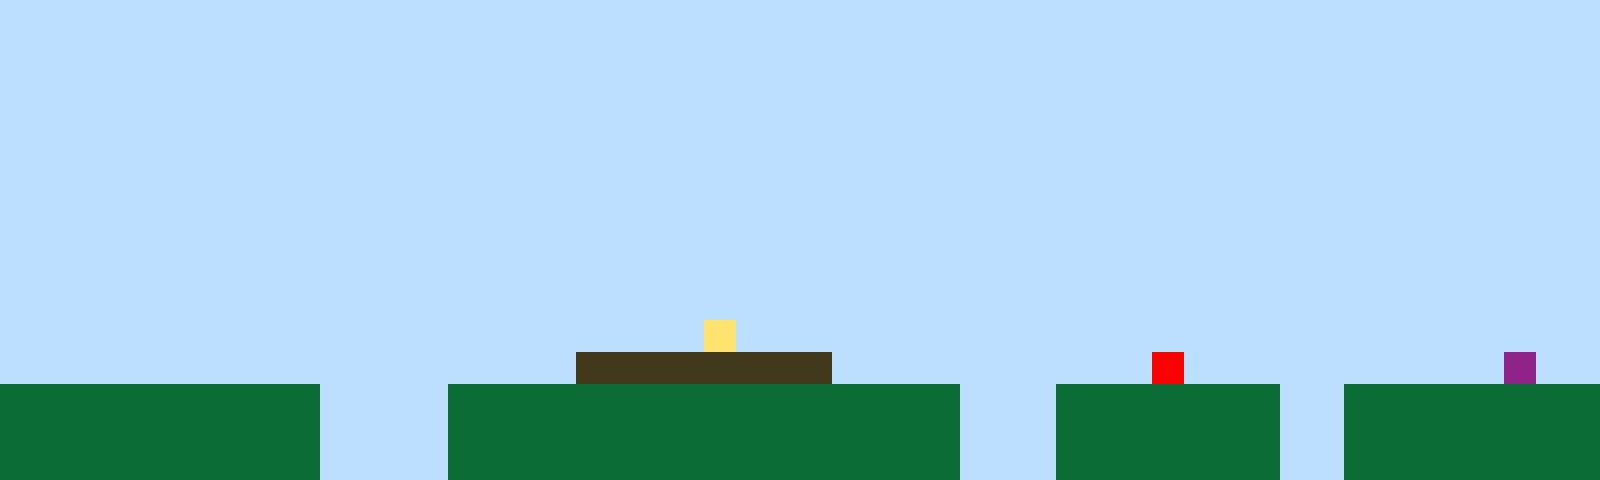

This game map was drawn from its Tiled (.tmx) file and the tilesets committed beside it. A one-line description and the full map source follow:
An orthogonal 50x15 tile map with 32x32 px tiles, 1 tile layer (Tile Layer 1).

<map version="1.10" tiledversion="1.11.2" orientation="orthogonal" renderorder="right-up" width="50" height="15" tilewidth="32" tileheight="32" infinite="0" nextlayerid="2" nextobjectid="1"><editorsettings><export target="map1.csv" format="csv" /></editorsettings><tileset firstgid="1" name="sprites" tilewidth="32" tileheight="32" tilecount="6" columns="3"><image source="sprites.png" width="96" height="64" /></tileset><layer id="1" name="Tile Layer 1" width="50" height="15"><data encoding="csv">1,1,1,1,1,1,1,1,1,1,1,1,1,1,1,1,1,1,1,1,1,1,1,1,1,1,1,1,1,1,1,1,1,1,1,1,1,1,1,1,1,1,1,1,1,1,1,1,1,1,1,1,1,1,1,1,1,1,1,1,1,1,1,1,1,1,1,1,1,1,1,1,1,1,1,1,1,1,1,1,1,1,1,1,1,1,1,1,1,1,1,1,1,1,1,1,1,1,1,1,1,1,1,1,1,1,1,1,1,1,1,1,1,1,1,1,1,1,1,1,1,1,1,1,1,1,1,1,1,1,1,1,1,1,1,1,1,1,1,1,1,1,1,1,1,1,1,1,1,1,1,1,1,1,1,1,1,1,1,1,1,1,1,1,1,1,1,1,1,1,1,1,1,1,1,1,1,1,1,1,1,1,1,1,1,1,1,1,1,1,1,1,1,1,1,1,1,1,1,1,1,1,1,1,1,1,1,1,1,1,1,1,1,1,1,1,1,1,1,1,1,1,1,1,1,1,1,1,1,1,1,1,1,1,1,1,1,1,1,1,1,1,1,1,1,1,1,1,1,1,1,1,1,1,1,1,1,1,1,1,1,1,1,1,1,1,1,1,1,1,1,1,1,1,1,1,1,1,1,1,1,1,1,1,1,1,1,1,1,1,1,1,1,1,1,1,1,1,1,1,1,1,1,1,1,1,1,1,1,1,1,1,1,1,1,1,1,1,1,1,1,1,1,1,1,1,1,1,1,1,1,1,1,1,1,1,1,1,1,1,1,1,1,1,1,1,1,1,1,1,1,1,1,1,1,1,1,1,1,1,1,1,1,1,1,1,1,1,1,1,1,1,1,1,1,1,1,1,1,1,1,1,1,1,1,1,1,1,1,1,1,1,1,1,1,1,1,1,1,1,1,1,1,1,1,1,1,1,1,1,1,1,1,1,1,1,1,1,1,1,1,1,1,1,1,1,1,1,1,1,1,1,1,1,1,1,1,1,1,1,1,1,1,1,1,1,1,1,1,1,1,1,1,1,1,1,1,1,1,1,1,1,1,1,1,1,1,1,1,1,1,1,1,1,1,1,1,1,1,1,1,1,1,1,1,1,1,1,1,1,1,1,1,1,1,1,1,1,1,1,1,1,1,1,1,1,1,1,1,1,1,1,1,1,1,1,1,1,1,1,1,1,4,1,1,1,1,1,1,1,1,1,1,1,1,1,1,1,1,1,1,1,1,1,1,1,1,1,1,1,1,1,1,1,1,1,1,1,1,1,1,1,1,1,1,1,1,1,3,3,3,3,3,3,3,3,1,1,1,1,1,1,1,1,1,1,5,1,1,1,1,1,1,1,1,1,1,6,1,1,2,2,2,2,2,2,2,2,2,2,1,1,1,1,2,2,2,2,2,2,2,2,2,2,2,2,2,2,2,2,1,1,1,2,2,2,2,2,2,2,1,1,2,2,2,2,2,2,2,2,2,2,2,2,2,2,2,2,2,2,1,1,1,1,2,2,2,2,2,2,2,2,2,2,2,2,2,2,2,2,1,1,1,2,2,2,2,2,2,2,1,1,2,2,2,2,2,2,2,2,2,2,2,2,2,2,2,2,2,2,1,1,1,1,2,2,2,2,2,2,2,2,2,2,2,2,2,2,2,2,1,1,1,2,2,2,2,2,2,2,1,1,2,2,2,2,2,2,2,2</data></layer></map>
